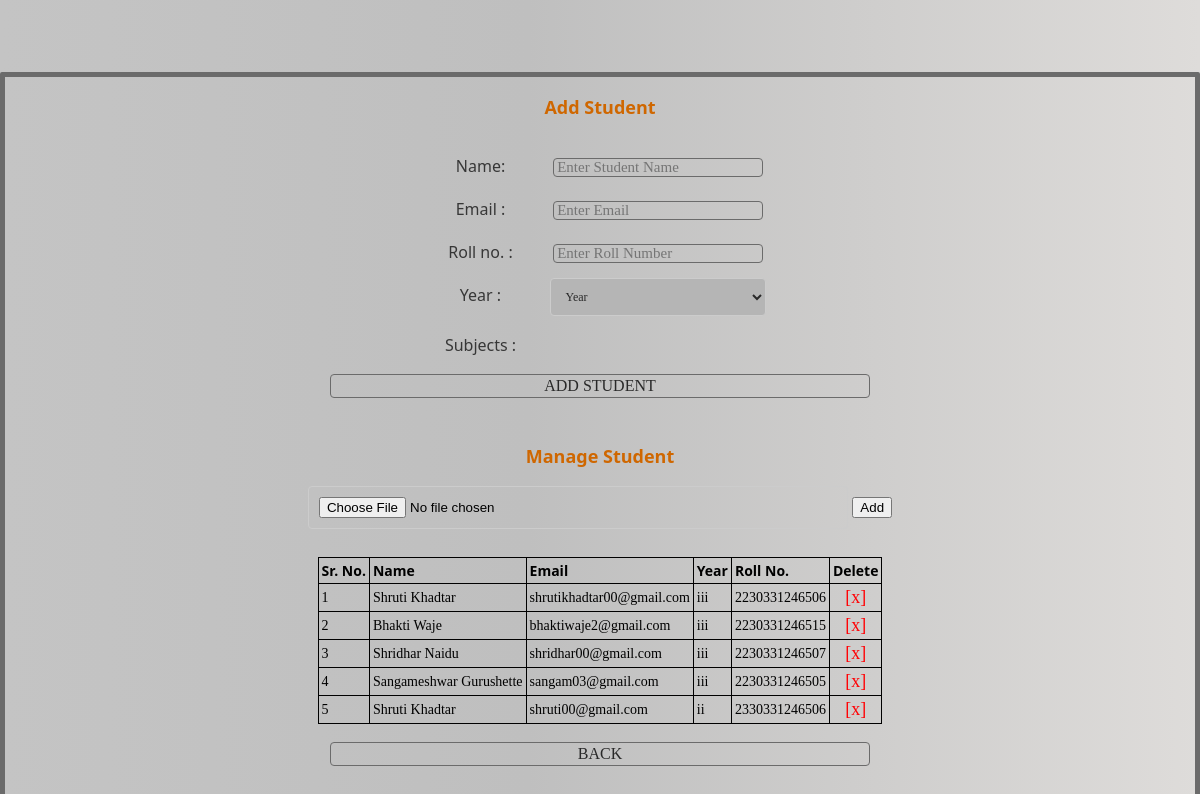
The app's page /manageStudent.php (signed in) with its own data.
### tables this page shows
CREATE TABLE `student` (
  `id` int(255) NOT NULL,
  `name` varchar(500) NOT NULL,
  `year` enum('i','ii','iii','iv') NOT NULL,
  `roll` varchar(500) NOT NULL,
  `email` varchar(500) NOT NULL,
  `subjects` varchar(255) NOT NULL,
  `password` varchar(255) NOT NULL
);

### manageStudent.php (the view, shortened to what this page needs)
<?php
include("configASL.php");
        ?>
<!doctype html>
<html>
<head>
    <link href="style.css" rel="stylesheet" type="text/css" />
</head>
<body>
    <br>
    <br>
    <br>
    <br>
    <div id="content" align="center">
        <br>
        <span class="SubHead">Add Student</span>
        <br>
        <br>
        <form method="post" action=" ">
            <div id="table">
                <div class="tr">
                    <div class="td">
                        <label>Name: </label>
                    </div>
                    <div class="td">
                        <input type="text" name="name" size="25" required placeholder="Enter Student Name" />
                    </div>
                </div>
                <div class="tr">
                    <div class="td">
                        <label>Email : </label>
                    </div>
                    <div class="td">
                        <input type="text" name="email" size="25" required placeholder="Enter Email" />
                    </div>
                </div>
                <div class="tr">
                    <div class="td">
                        <label>Roll no. : </label>
                    </div>
                    <div class="td">
                        <input type="text" name="roll" size="25" required placeholder="Enter Roll Number" />
                    </div>
                </div>
                <div class="tr">
                    <div class="td">
                        <label>Year : </label>
                    </div>
                    <select class="form-control" id="year" placeholder="Enter Year" name="year" required onchange="fetchSubjects(this.value)">
                        <option value="" disabled="" selected="">Year</option>
                    </select>
                </div>
                <div class="tr">
                    <div class="td">
                        <label>Subjects : </label>
                    </div>
                    <div class="td" id="subjectCheckboxDiv">
                    </div>
                </div>
            </div>
            <div class="tdd">
                <input type="submit" value="ADD STUDENT" />
            </div>
        </form>
            <br>
            <br>
            <span class="SubHead">Manage Student</span>
            <br>
            <br>
        <form action="" method="post" enctype="multipart/form-data">
            <input type="file" name="excel" required value="">
            <button type="submit" name="import">Add</button>
            <br>
            <br>
            <table border="0" cellpadding="3" cellspacing="3">
                <tr style="font-weight:bold;">
                    <td class="t">Sr. No.</td>
                    <td class="t">Name</td>
                    <td class="t">Email</td>
                    <td class="t">Year</td>
                    <td class="t">Roll No.</td>
                    <td class="t">Delete</td>
                </tr>
                <?php
                $sr = 1;
                $h = mysqli_query($al, "SELECT * FROM `student`");
                while ($j = mysqli_fetch_array($h)) {
                    ?>
                    <tr>
                        <td><?php echo $sr;
                            $sr++; ?></td>
                        <td><?php echo $j['name']; ?></td>
                        <td><?php echo $j['email']; ?></td>
                        <td><?php echo $j['year']; ?></td>
                        <td><?php echo $j['roll']; ?></td>
                        <td align="center"><a href="delete2.php?del=<?php echo $j['id']; ?>" onClick="return confirm('Are you sure?')" style="text-decoration:none;font-size:18px;color:rgba(255,0,4,1.00);">[x]</a></td>
                    </tr>
                <?php } ?>
            </table>
            <br>
            <input type="button" onClick="window.location='home.php'" value="BACK">
            <br>
            <br>
        </form>
        <br>
        <br>
        <br>
        <br>
        <br>
    </div>
</body>
</html>

### style.css (style rules this page uses)
body { background: rgba(196,196,196,1); background: -moz-linear-gradient(left, rgba(196,196,196,1) 0%, rgba(191,191,191,1) 44%, rgba(222,220,218,1) 100%); background: -webkit-gradient(left top, right top, color-stop(0%, rgba(196,196,196,1)), color-stop(44%, rgba(191,191,191,1)), color-stop(100%, rgba(222,220,218,1))); background: -webkit-linear-gradient(left, rgba(196,196,196,1) 0%, rgba(191,191,191,1) 44%, rgba(222,220,218,1) 100%); background: -o-linear-gradient(left, rgba(196,196,196,1) 0%, rgba(191,191,191,1) 44%, rgba(222,220,218,1) 100%); background: -ms-linear-gradient(left, rgba(196,196,196,1) 0%, rgba(191,191,191,1) 44%, rgba(222,220,218,1) 100%); background: linear-gradient(to right, rgba(196,196,196,1) 0%, rgba(191,191,191,1) 44%, rgba(222,220,218,1) 100%); filter: progid:DXImageTransform.Microsoft.gradient( startColorstr='#c4c4c4', endColorstr='#dedcda', GradientType=1 ); width: border-box; }
.SubHead { font-family:"Segoe UI"; color:rgba(207,103,0,1.00); font-size:18px; font-weight:bold; }
#content { width:auto; height:auto; background-color:transparent; border:5px solid rgba(107,107,107,1.00); border-radius:2px; margin-left:auto; margin-right:auto; }
div#table { display:table; padding:10px 10px; }
div.tr { display:table-row; }
div.td { display:table-cell; width:inherit; padding:3px 3px; }
div.tdd { text-align:center; caption-side: top; }
label { font-family:"Segoe UI"; display: inline-block; width: 100px; margin: 5px; color:rgba(55,55,55,1.00); font-size:16px; }
input[type='text'], input[type='password'] { font-family:"Trebuchet MS"; font-size:15px; background-color:transparent; color:rgba(41,41,41,1.00); padding:0px 3px; border:1px solid rgba(107,107,107,1.00); }
input[type='submit'], input[type='button'] { font-family:"Trebuchet MS"; font-size:16px; background-color:transparent; color:rgba(41,41,41,1.00); padding:2px; border:1px solid rgba(107,107,107,1.00); cursor:pointer; }
select { font-family:"Trebuchet MS"; font-size:12px; background-color:rgba(181,181,181,1.00); color:rgba(41,41,41,1.00); padding:0px 3px; border:1px solid rgba(107,107,107,1.00); }
table, tr, td { border:1px solid rgba(0,0,0,1.00); border-collapse:collapse; font-family:"Trebuchet MS"; font-size:14px; }
table, th, td { border:1px solid black; }

### manageStudent.php (style rules this page uses)
body { font-family: Arial, sans-serif; background-color: #f2f2f2; margin: 0; padding: 0; }
form { width: 100%; max-width: 600px; margin: 0 auto; }
label { display: block; font-size: 16px; margin-bottom: 5px; }
input, select { width: 90%; padding: 10px; border: 1px solid #ccc; border-radius: 4px; box-sizing: border-box; margin-bottom: 10px; }
.t { font-family: "Segoe UI"; font-weight: bold; }

### records on screen
student: name "Shruti Khadtar", email "shrutikhadtar00@gmail.com", year "iii", roll "2230331246506"
student: name "Bhakti Waje", email "bhaktiwaje2@gmail.com", year "iii", roll "2230331246515"
student: name "Shridhar Naidu", email "shridhar00@gmail.com", year "iii", roll "2230331246507"
student: name "Sangameshwar Gurushette", email "sangam03@gmail.com", year "iii", roll "2230331246505"
student: name "Shruti Khadtar", email "shruti00@gmail.com", year "ii", roll "2330331246506"
